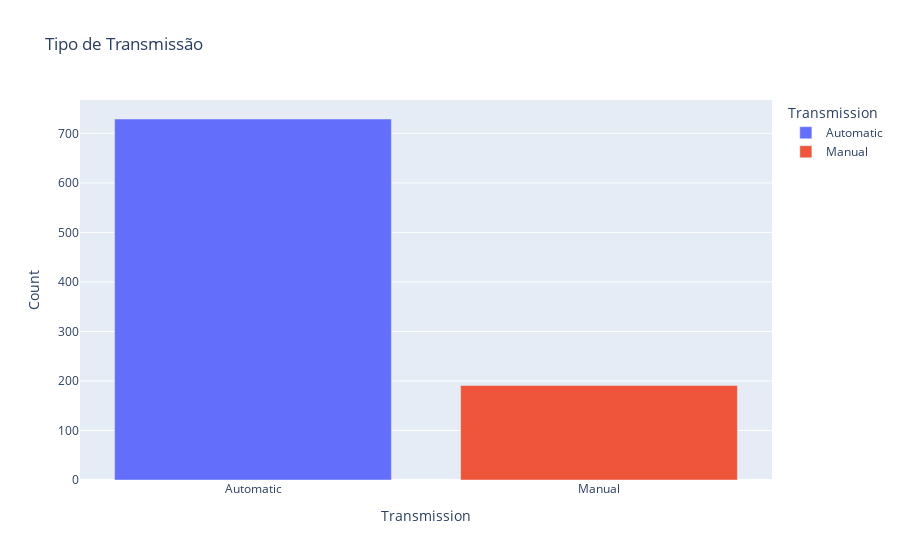

The notebook cell this image was saved under:
### Code cell
#Tipo de Transmissão mais ultilizado

t = df["Transmission"].value_counts().reset_index()
t.columns = ["Transmission","Count"]
fig = px.bar(t,x="Transmission",y="Count",color="Transmission",title="Tipo de Transmissão")
fig.show("png")

### Figure 1 — Plotly figure (JSON) as saved in the notebook; plotly's stock layout.template omitted (floating-point values rounded to 4 significant figures)
{"data": [{"alignmentgroup": "True", "hovertemplate": "Transmission=%{x}<br>Count=%{y}<extra></extra>", "legendgroup": "Automatic", "marker": {"color": "#636efa", "pattern": {"shape": ""}}, "name": "Automatic", "offsetgroup": "Automatic", "orientation": "v", "showlegend": true, "textposition": "auto", "type": "bar", "x": ["Automatic"], "xaxis": "x", "y": [729], "yaxis": "y"}, {"alignmentgroup": "True", "hovertemplate": "Transmission=%{x}<br>Count=%{y}<extra></extra>", "legendgroup": "Manual", "marker": {"color": "#EF553B", "pattern": {"shape": ""}}, "name": "Manual", "offsetgroup": "Manual", "orientation": "v", "showlegend": true, "textposition": "auto", "type": "bar", "x": ["Manual"], "xaxis": "x", "y": [191], "yaxis": "y"}], "layout": {"barmode": "relative", "legend": {"title": {"text": "Transmission"}, "tracegroupgap": 0}, "title": {"text": "Tipo de Transmissão"}, "xaxis": {"anchor": "y", "categoryarray": ["Automatic", "Manual"], "categoryorder": "array", "domain": [0, 1], "title": {"text": "Transmission"}}, "yaxis": {"anchor": "x", "domain": [0, 1], "title": {"text": "Count"}}}}
